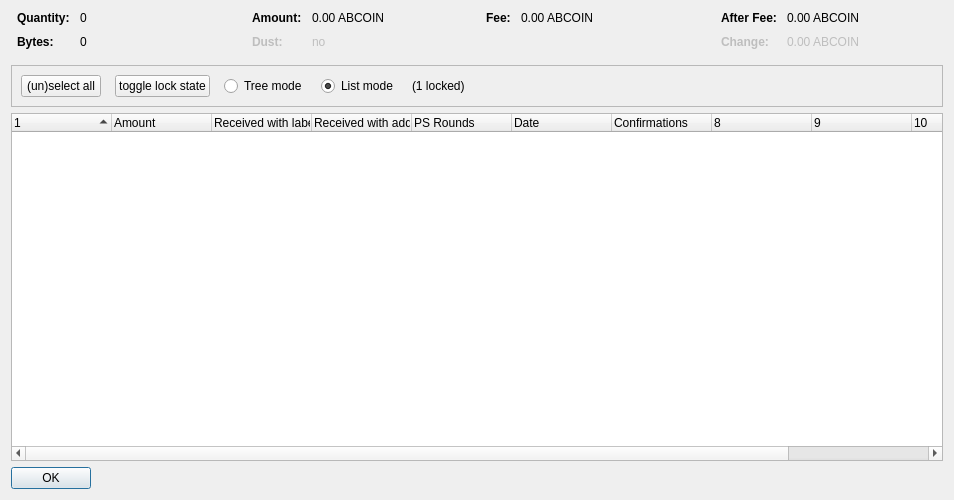
<?xml version="1.0" encoding="UTF-8"?>
<ui version="4.0">
 <class>CoinControlDialog</class>
 <widget class="QDialog" name="CoinControlDialog">
  <property name="geometry">
   <rect>
    <x>0</x>
    <y>0</y>
    <width>954</width>
    <height>500</height>
   </rect>
  </property>
  <property name="windowTitle">
   <string>Coin Selection</string>
  </property>
  <layout class="QVBoxLayout" name="verticalLayout">
   <item>
    <layout class="QHBoxLayout" name="horizontalLayoutTop" stretch="0,0,0,0">
     <property name="topMargin">
      <number>0</number>
     </property>
     <property name="bottomMargin">
      <number>10</number>
     </property>
     <item>
      <layout class="QFormLayout" name="formLayoutCoinControl1">
       <property name="horizontalSpacing">
        <number>10</number>
       </property>
       <property name="verticalSpacing">
        <number>10</number>
       </property>
       <property name="leftMargin">
        <number>6</number>
       </property>
       <property name="rightMargin">
        <number>6</number>
       </property>
       <item row="0" column="0">
        <widget class="QLabel" name="labelCoinControlQuantityText">
         <property name="font">
          <font>
           <weight>75</weight>
           <bold>true</bold>
          </font>
         </property>
         <property name="text">
          <string>Quantity:</string>
         </property>
        </widget>
       </item>
       <item row="0" column="1">
        <widget class="QLabel" name="labelCoinControlQuantity">
         <property name="cursor">
          <cursorShape>IBeamCursor</cursorShape>
         </property>
         <property name="contextMenuPolicy">
          <enum>Qt::ActionsContextMenu</enum>
         </property>
         <property name="text">
          <string notr="true">0</string>
         </property>
         <property name="textInteractionFlags">
          <set>Qt::LinksAccessibleByMouse|Qt::TextSelectableByKeyboard|Qt::TextSelectableByMouse</set>
         </property>
        </widget>
       </item>
       <item row="1" column="0">
        <widget class="QLabel" name="labelCoinControlBytesText">
         <property name="font">
          <font>
           <weight>75</weight>
           <bold>true</bold>
          </font>
         </property>
         <property name="text">
          <string>Bytes:</string>
         </property>
        </widget>
       </item>
       <item row="1" column="1">
        <widget class="QLabel" name="labelCoinControlBytes">
         <property name="cursor">
          <cursorShape>IBeamCursor</cursorShape>
         </property>
         <property name="contextMenuPolicy">
          <enum>Qt::ActionsContextMenu</enum>
         </property>
         <property name="text">
          <string notr="true">0</string>
         </property>
         <property name="textInteractionFlags">
          <set>Qt::LinksAccessibleByMouse|Qt::TextSelectableByKeyboard|Qt::TextSelectableByMouse</set>
         </property>
        </widget>
       </item>
      </layout>
     </item>
     <item>
      <layout class="QFormLayout" name="formLayoutCoinControl2">
       <property name="horizontalSpacing">
        <number>10</number>
       </property>
       <property name="verticalSpacing">
        <number>10</number>
       </property>
       <property name="leftMargin">
        <number>6</number>
       </property>
       <property name="rightMargin">
        <number>6</number>
       </property>
       <item row="0" column="0">
        <widget class="QLabel" name="labelCoinControlAmountText">
         <property name="font">
          <font>
           <weight>75</weight>
           <bold>true</bold>
          </font>
         </property>
         <property name="text">
          <string>Amount:</string>
         </property>
        </widget>
       </item>
       <item row="0" column="1">
        <widget class="QLabel" name="labelCoinControlAmount">
         <property name="cursor">
          <cursorShape>IBeamCursor</cursorShape>
         </property>
         <property name="contextMenuPolicy">
          <enum>Qt::ActionsContextMenu</enum>
         </property>
         <property name="text">
          <string notr="true">0.00 ABCOIN</string>
         </property>
         <property name="textInteractionFlags">
          <set>Qt::LinksAccessibleByMouse|Qt::TextSelectableByKeyboard|Qt::TextSelectableByMouse</set>
         </property>
        </widget>
       </item>
       <item row="1" column="0">
        <widget class="QLabel" name="labelCoinControlLowOutputText">
         <property name="enabled">
          <bool>false</bool>
         </property>
         <property name="font">
          <font>
           <weight>75</weight>
           <bold>true</bold>
          </font>
         </property>
         <property name="text">
          <string>Dust:</string>
         </property>
        </widget>
       </item>
       <item row="1" column="1">
        <widget class="QLabel" name="labelCoinControlLowOutput">
         <property name="enabled">
          <bool>false</bool>
         </property>
         <property name="cursor">
          <cursorShape>IBeamCursor</cursorShape>
         </property>
         <property name="contextMenuPolicy">
          <enum>Qt::ActionsContextMenu</enum>
         </property>
         <property name="text">
          <string notr="true">no</string>
         </property>
         <property name="textInteractionFlags">
          <set>Qt::LinksAccessibleByMouse|Qt::TextSelectableByKeyboard|Qt::TextSelectableByMouse</set>
         </property>
        </widget>
       </item>
      </layout>
     </item>
     <item>
      <layout class="QFormLayout" name="formLayoutCoinControl3">
       <property name="horizontalSpacing">
        <number>10</number>
       </property>
       <property name="verticalSpacing">
        <number>10</number>
       </property>
       <property name="leftMargin">
        <number>6</number>
       </property>
       <property name="rightMargin">
        <number>6</number>
       </property>
       <item row="0" column="0">
        <widget class="QLabel" name="labelCoinControlFeeText">
         <property name="font">
          <font>
           <weight>75</weight>
           <bold>true</bold>
          </font>
         </property>
         <property name="text">
          <string>Fee:</string>
         </property>
        </widget>
       </item>
       <item row="0" column="1">
        <widget class="QLabel" name="labelCoinControlFee">
         <property name="cursor">
          <cursorShape>IBeamCursor</cursorShape>
         </property>
         <property name="contextMenuPolicy">
          <enum>Qt::ActionsContextMenu</enum>
         </property>
         <property name="text">
          <string notr="true">0.00 ABCOIN</string>
         </property>
         <property name="textInteractionFlags">
          <set>Qt::LinksAccessibleByMouse|Qt::TextSelectableByKeyboard|Qt::TextSelectableByMouse</set>
         </property>
        </widget>
       </item>
      </layout>
     </item>
     <item>
      <layout class="QFormLayout" name="formLayoutCoinControl4">
       <property name="horizontalSpacing">
        <number>10</number>
       </property>
       <property name="verticalSpacing">
        <number>10</number>
       </property>
       <property name="leftMargin">
        <number>6</number>
       </property>
       <property name="rightMargin">
        <number>6</number>
       </property>
       <item row="0" column="0">
        <widget class="QLabel" name="labelCoinControlAfterFeeText">
         <property name="font">
          <font>
           <weight>75</weight>
           <bold>true</bold>
          </font>
         </property>
         <property name="text">
          <string>After Fee:</string>
         </property>
        </widget>
       </item>
       <item row="0" column="1">
        <widget class="QLabel" name="labelCoinControlAfterFee">
         <property name="cursor">
          <cursorShape>IBeamCursor</cursorShape>
         </property>
         <property name="contextMenuPolicy">
          <enum>Qt::ActionsContextMenu</enum>
         </property>
         <property name="text">
          <string notr="true">0.00 ABCOIN</string>
         </property>
         <property name="textInteractionFlags">
          <set>Qt::LinksAccessibleByMouse|Qt::TextSelectableByKeyboard|Qt::TextSelectableByMouse</set>
         </property>
        </widget>
       </item>
       <item row="1" column="0">
        <widget class="QLabel" name="labelCoinControlChangeText">
         <property name="enabled">
          <bool>false</bool>
         </property>
         <property name="font">
          <font>
           <weight>75</weight>
           <bold>true</bold>
          </font>
         </property>
         <property name="text">
          <string>Change:</string>
         </property>
        </widget>
       </item>
       <item row="1" column="1">
        <widget class="QLabel" name="labelCoinControlChange">
         <property name="enabled">
          <bool>false</bool>
         </property>
         <property name="cursor">
          <cursorShape>IBeamCursor</cursorShape>
         </property>
         <property name="contextMenuPolicy">
          <enum>Qt::ActionsContextMenu</enum>
         </property>
         <property name="text">
          <string notr="true">0.00 ABCOIN</string>
         </property>
         <property name="textInteractionFlags">
          <set>Qt::LinksAccessibleByMouse|Qt::TextSelectableByKeyboard|Qt::TextSelectableByMouse</set>
         </property>
        </widget>
       </item>
      </layout>
     </item>
    </layout>
   </item>
   <item>
    <widget class="QFrame" name="frame">
     <property name="minimumSize">
      <size>
       <width>0</width>
       <height>40</height>
      </size>
     </property>
     <property name="frameShape">
      <enum>QFrame::StyledPanel</enum>
     </property>
     <property name="frameShadow">
      <enum>QFrame::Sunken</enum>
     </property>
     <layout class="QHBoxLayout" name="horizontalLayout">
      <item>
       <layout class="QHBoxLayout" name="horizontalLayoutPanel" stretch="0,0,0,0,0,0">
        <property name="spacing">
         <number>14</number>
        </property>
        <item>
         <widget class="QPushButton" name="pushButtonSelectAll">
          <property name="sizePolicy">
           <sizepolicy hsizetype="Maximum" vsizetype="Fixed">
            <horstretch>0</horstretch>
            <verstretch>0</verstretch>
           </sizepolicy>
          </property>
          <property name="text">
           <string>(un)select all</string>
          </property>
          <property name="autoDefault">
           <bool>false</bool>
          </property>
         </widget>
        </item>
        <item>
         <widget class="QPushButton" name="pushButtonToggleLock">
          <property name="sizePolicy">
           <sizepolicy hsizetype="Maximum" vsizetype="Fixed">
            <horstretch>0</horstretch>
            <verstretch>0</verstretch>
           </sizepolicy>
          </property>
          <property name="text">
           <string>toggle lock state</string>
          </property>
          <property name="autoDefault">
           <bool>false</bool>
          </property>
         </widget>
        </item>
        <item>
         <widget class="QRadioButton" name="radioTreeMode">
          <property name="sizePolicy">
           <sizepolicy hsizetype="Maximum" vsizetype="Fixed">
            <horstretch>0</horstretch>
            <verstretch>0</verstretch>
           </sizepolicy>
          </property>
          <property name="text">
           <string>Tree mode</string>
          </property>
         </widget>
        </item>
        <item>
         <widget class="QRadioButton" name="radioListMode">
          <property name="sizePolicy">
           <sizepolicy hsizetype="Maximum" vsizetype="Fixed">
            <horstretch>0</horstretch>
            <verstretch>0</verstretch>
           </sizepolicy>
          </property>
          <property name="text">
           <string>List mode</string>
          </property>
          <property name="checked">
           <bool>true</bool>
          </property>
         </widget>
        </item>
        <item>
         <widget class="QLabel" name="labelLocked">
          <property name="text">
           <string>(1 locked)</string>
          </property>
         </widget>
        </item>
        <item>
         <spacer name="horizontalSpacer">
          <property name="orientation">
           <enum>Qt::Horizontal</enum>
          </property>
          <property name="sizeHint" stdset="0">
           <size>
            <width>40</width>
            <height>20</height>
           </size>
          </property>
         </spacer>
        </item>
       </layout>
      </item>
     </layout>
    </widget>
   </item>
   <item>
    <widget class="CoinControlTreeWidget" name="treeWidget">
     <property name="contextMenuPolicy">
      <enum>Qt::CustomContextMenu</enum>
     </property>
     <property name="sortingEnabled">
      <bool>false</bool>
     </property>
     <property name="columnCount">
      <number>11</number>
     </property>
     <attribute name="headerShowSortIndicator" stdset="0">
      <bool>true</bool>
     </attribute>
     <attribute name="headerStretchLastSection">
      <bool>false</bool>
     </attribute>
     <column>
      <property name="text">
       <string/>
      </property>
     </column>
     <column>
      <property name="text">
       <string>Amount</string>
      </property>
     </column>
     <column>
      <property name="text">
       <string>Received with label</string>
      </property>
     </column>
     <column>
      <property name="text">
       <string>Received with address</string>
      </property>
     </column>
     <column>
      <property name="text">
       <string>PS Rounds</string>
      </property>
     </column>
     <column>
      <property name="text">
       <string>Date</string>
      </property>
     </column>
     <column>
      <property name="text">
       <string>Confirmations</string>
      </property>
      <property name="toolTip">
       <string>Confirmed</string>
      </property>
     </column>
     <column>
      <property name="text">
       <string/>
      </property>
     </column>
     <column>
      <property name="text">
       <string/>
      </property>
     </column>
     <column>
      <property name="text">
       <string/>
      </property>
     </column>
     <column>
      <property name="text">
       <string/>
      </property>
     </column>
    </widget>
   </item>
   <item>
    <widget class="QDialogButtonBox" name="buttonBox">
     <property name="sizePolicy">
      <sizepolicy hsizetype="Maximum" vsizetype="Fixed">
       <horstretch>0</horstretch>
       <verstretch>0</verstretch>
      </sizepolicy>
     </property>
     <property name="orientation">
      <enum>Qt::Horizontal</enum>
     </property>
     <property name="standardButtons">
      <set>QDialogButtonBox::Ok</set>
     </property>
    </widget>
   </item>
  </layout>
 </widget>
 <customwidgets>
  <customwidget>
   <class>CoinControlTreeWidget</class>
   <extends>QTreeWidget</extends>
   <header>coincontroltreewidget.h</header>
  </customwidget>
 </customwidgets>
 <resources/>
 <connections/>
</ui>
